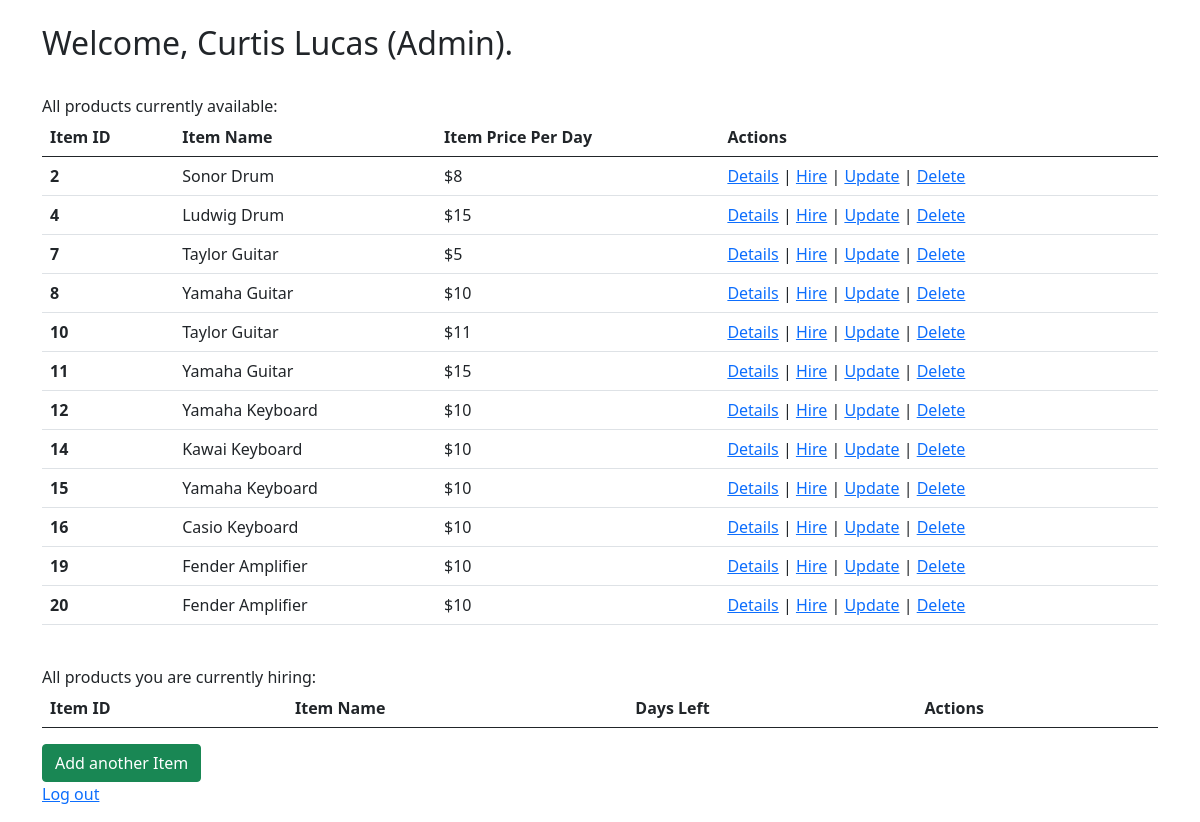
Before: /home.php (signed in) with the older database file.
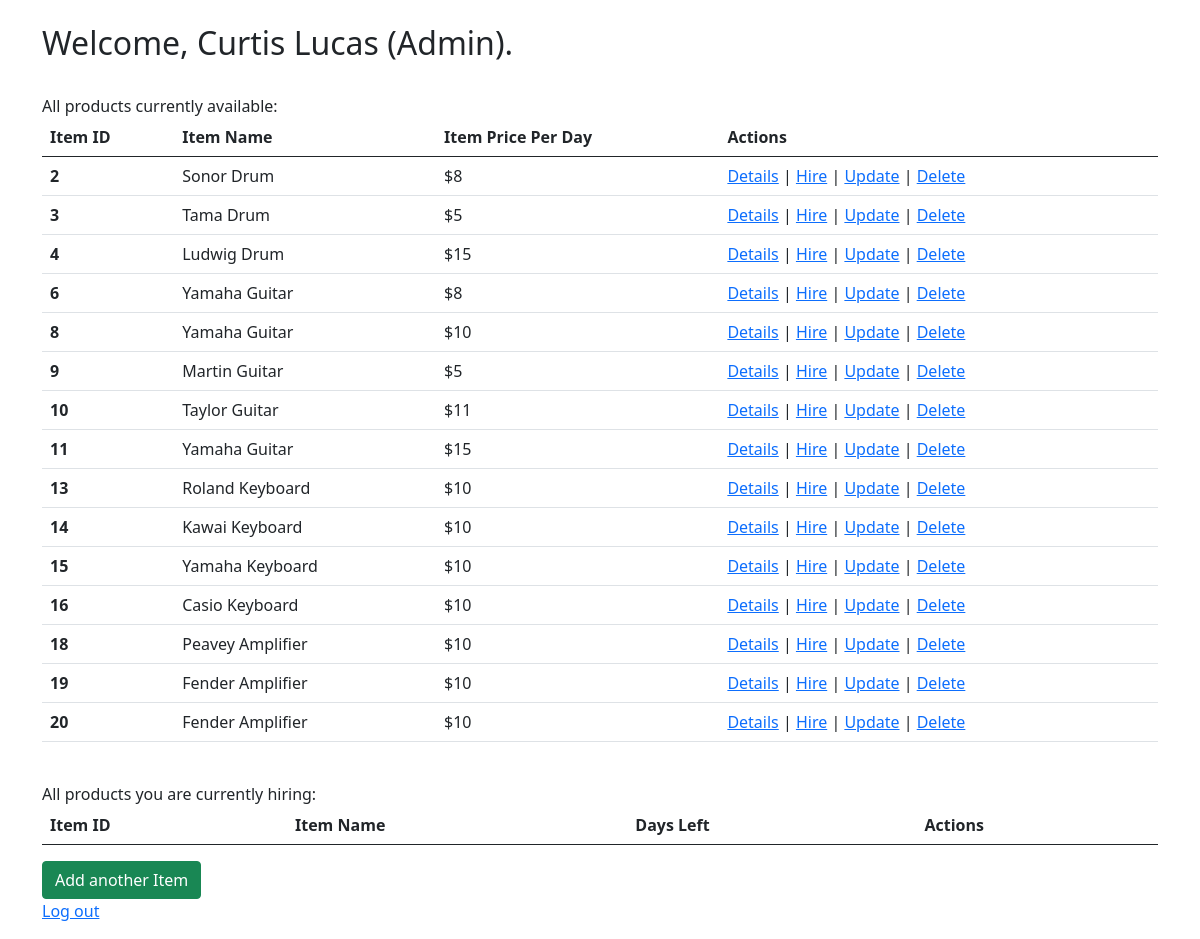
After: the same page with the newer database file.
### tables this page shows
CREATE TABLE items (
    itemID INT(9) AUTO_INCREMENT,
    category VARCHAR(30) NOT NULL,
    brand VARCHAR(30) NOT NULL,
    yearMade YEAR(4) NOT NULL,
    features VARCHAR(150) NOT NULL,
    pricePerDay INT(6) NOT NULL,
    overduePrice INT(6) NOT NULL,
    available BOOLEAN NOT NULL,
    userID INT(9),
    PRIMARY KEY (itemID),
    FOREIGN KEY (userID) REFERENCES users (userID)
);

### home.php (the view, shortened to what this page needs)
<?php
require("./config.php");
?>
<html lang="en">
<head>
    <link href="https://cdn.jsdelivr.net/npm/bootstrap@5.0.0/dist/css/bootstrap.min.css" rel="stylesheet">
</head>
<body>
    <div class="container pt-4">
        <h2>Welcome, <?php echo $_SESSION['firstName'] . " " . $_SESSION['lastName']; echo ($_SESSION['isAdmin'] == TRUE) ? ' (Admin)' : ''; ?>.</h2>
        <label class="pt-4">All products currently available:</label>
        <table class="table table-stripped">
            <thead>
                <tr>
                    <th scope="col">Item ID</th>
                    <th scope="col">Item Name</th>
                    <th scope="col">Item Price Per Day</th>
                    <th scope="col">Actions</th>
                </tr>
            </thead>
            <tbody>
                <?php
                $sql = "SELECT * FROM items WHERE available = TRUE";
                $result = $conn->query($sql);
                if($result !== FALSE) {
                    while($row = $result->fetch_assoc()) {
                        echo '<tr>';
                        echo '<th scope="row">' . $row['itemID'] . '</th>';
                        echo "<td>{$row['brand']} {$row['category']}</td>";
                        echo '<td>$' . $row['pricePerDay'] . '</td>';
                        echo '<td>';
                        echo '<a href="./item-details.php?itemID=' . $row['itemID'] . '">Details</a>';
                        echo ' | <a href="./item-hire.php?itemID=' . $row['itemID'] . '">Hire</a>';
                        if (isset($_SESSION['isAdmin']) && $_SESSION['isAdmin'] == TRUE) {
                            echo ' | <a href="./item-update.php?itemID=' . $row['itemID'] . '">Update</a>';
                            echo ' | <a href="./item-delete.php?itemID=' . $row['itemID'] . '">Delete</a>';
                        }
                        echo '</td>';
                        echo '</tr>';
                    }
                } else {
                    echo "Error: {$conn->errno}  {$conn->error}";
                }
                ?>
            </tbody>
        </table>
        <label class="pt-4">All products you are currently hiring:</label>
        <table class="table table-stripped">
            <thead>
                <tr>
                    <th scope="col">Item ID</th>
                    <th scope="col">Item Name</th>
                    <th scope="col">Days Left</th>
                    <th scope="col">Actions</th>
                </tr>
            </thead>
        </table>
        <?php
        if (isset($_SESSION['isAdmin']) && $_SESSION['isAdmin'] == TRUE) {
            echo '<a href="./add-item.php" class="btn btn-success ml-2">Add another Item</a>';
        }
        ?>
        <div><p><a href="./logout.php">Log out</a></p></div>
    </div>
</body>
</html>

Changed rows visible on the page:
no longer on this page (row edited): items: itemID "7", brand "Taylor", category "Guitar", pricePerDay "5"
no longer on this page (row edited): items: itemID "12", brand "Yamaha", category "Keyboard", pricePerDay "10"
now on this page (row edited): items: itemID "3", brand "Tama", category "Drum", pricePerDay "5"
now on this page (row edited): items: itemID "6", brand "Yamaha", category "Guitar", pricePerDay "8"
now on this page (row edited): items: itemID "9", brand "Martin", category "Guitar", pricePerDay "5"
now on this page (row edited): items: itemID "13", brand "Roland", category "Keyboard", pricePerDay "10"
now on this page (row edited): items: itemID "18", brand "Peavey", category "Amplifier", pricePerDay "10"
